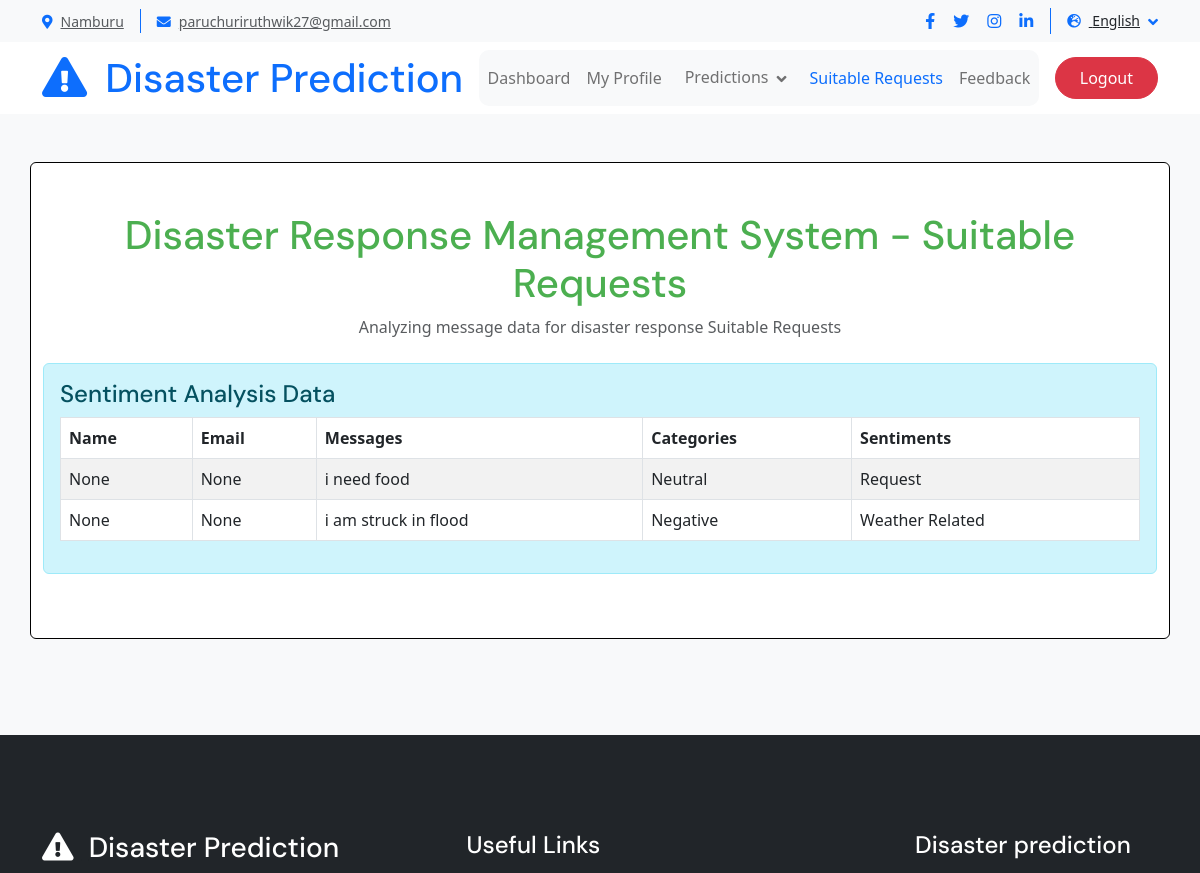
/satiable_requests (upper part), run on an earlier commit of the app's database.
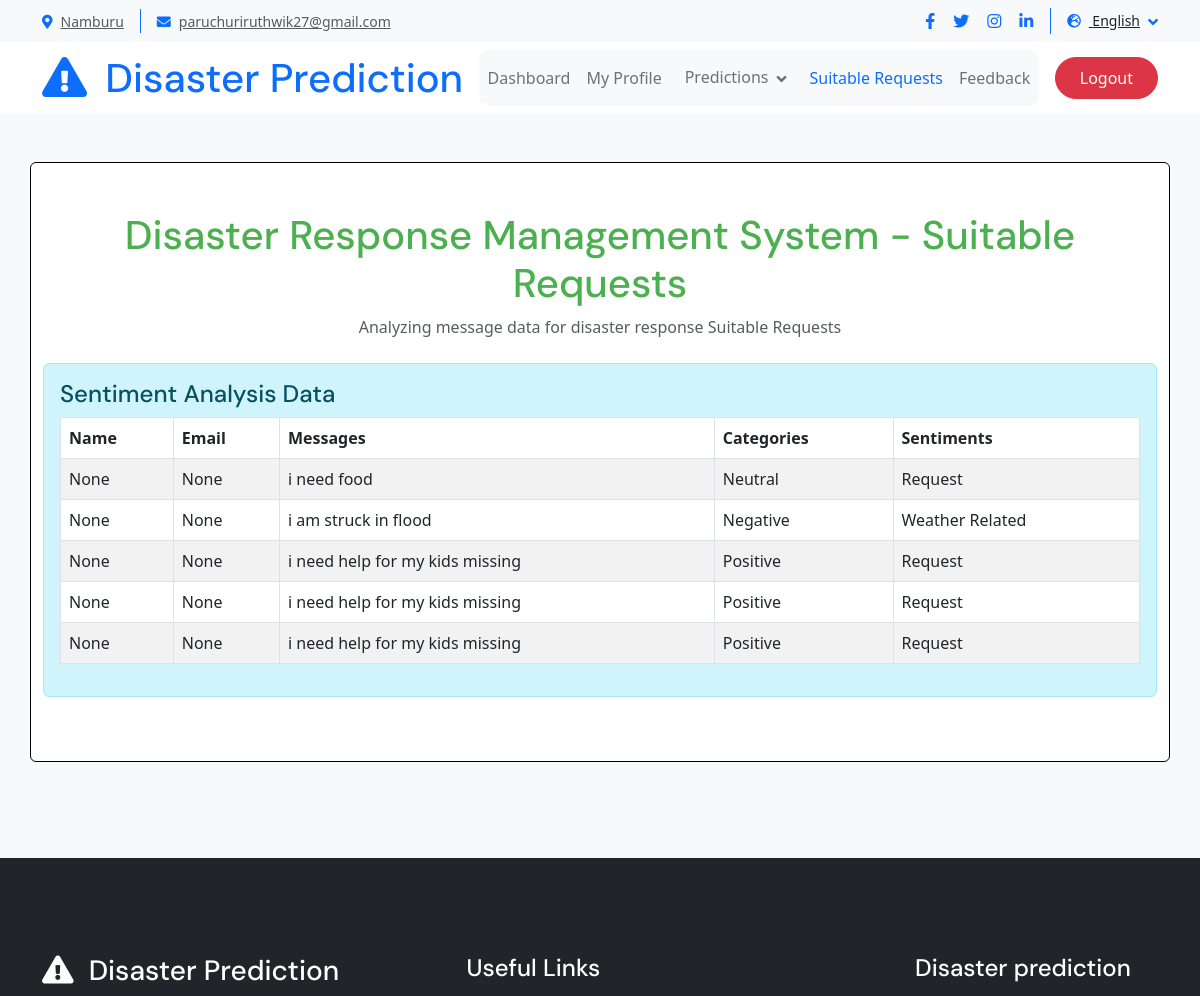
And on a later commit of the database.
### userapp/models.py (models this page shows, shortened)
class SentimentAnalysis(models.Model):
    s_id = models.AutoField(primary_key=True)
    message = models.TextField()
    sentiment = models.CharField(max_length=50)
    category = models.CharField(max_length=50)

### userapp/views.py (the view)
# urls.py: path("satiable_requests",user_views.satiable_requests,name="satiable_requests"),
def satiable_requests(request):
    sentiments = SentimentAnalysis.objects.all()
    user_email = request.session.get("user_email")
    name = request.session.get("name")
    print(f"Session Data - user_email: {user_email}, name: {name}")
    print(f"Session Keys: {request.session.keys()}")  # Print all available session keys
    return render(request, 'user/satiable-requests.html', {
        'sentiments': sentiments,
        'user_email': user_email,
        'name': name
    })

### assets/templates/user/satiable-requests.html (shortened to what this page needs)
{% load static %}
<!DOCTYPE html>
<html lang="en">
<head>
    <link rel="stylesheet" href="https://use.fontawesome.com/releases/v5.15.4/css/all.css"/>
    <link href="https://cdn.jsdelivr.net/npm/bootstrap-icons@1.4.1/font/bootstrap-icons.css" rel="stylesheet">
    <link rel="stylesheet" href="{% static 'user/lib/animate/animate.min.css' %}"/>
    <link rel="stylesheet" href="{% static 'user/lib/lightbox/css/lightbox.min.css' %}">
    <link rel="stylesheet" href="{% static 'user/lib/owlcarousel/assets/owl.carousel.min.css' %}">
    <link rel="stylesheet" href="{% static 'user/css/bootstrap.min.css' %}">
    <link rel="stylesheet" href="{% static 'user/css/style.css' %}">
</head>
<body>
    <div class="container-fluid topbar px-0 px-lg-4 bg-light py-2 d-none d-lg-block">
        <div class="container">
            <div class="row gx-0 align-items-center">
                <div class="col-lg-8 text-center text-lg-start mb-lg-0">
                    <div class="d-flex flex-wrap">
                        <div class="border-end border-primary pe-3">
                            <a href="#" class="text-muted small"><i class="fas fa-map-marker-alt text-primary me-2"></i>Namburu</a>
                        </div>
                        <div class="ps-3">
                            <a href="mailto:example@gmail.com" class="text-muted small"><i class="fas fa-envelope text-primary me-2"></i>paruchuriruthwik27@gmail.com</a>
                        </div>
                    </div>
                </div>
                <div class="col-lg-4 text-center text-lg-end">
                    <div class="d-flex justify-content-end">
                        <div class="d-flex border-end border-primary pe-3">
                            <a class="btn p-0 text-primary me-3" href="#"><i class="fab fa-facebook-f"></i></a>
                            <a class="btn p-0 text-primary me-3" href="#"><i class="fab fa-twitter"></i></a>
                            <a class="btn p-0 text-primary me-3" href="#"><i class="fab fa-instagram"></i></a>
                            <a class="btn p-0 text-primary me-0" href="#"><i class="fab fa-linkedin-in"></i></a>
                        </div>
                        <div class="dropdown ms-3">
                            <a href="#" class="dropdown-toggle text-dark" data-bs-toggle="dropdown"><small><i class="fas fa-globe-europe text-primary me-2"></i> English</small></a>
                        </div>
                    </div>
                </div>
            </div>
        </div>
    </div>
    <div class="container-fluid nav-bar px-0 px-lg-4 py-lg-0">
        <div class="container">
            <nav class="navbar navbar-expand-lg navbar-light">
                <a href="#" class="navbar-brand p-0">
                    <h1 class="text-primary mb-0"><i class="fas fa-exclamation-triangle me-2"></i> Disaster Prediction</h1>
                </a>
                <div class="collapse  navbar-collapse" id="navbarCollapse">
                    <div class="navbar-nav  mx-0 mx-lg-auto ">
                        <a href="{% url 'user_dashboard' %}" class="nav-item nav-link">Dashboard</a>
                        <a href="{% url 'user_profile' %}" class="nav-item nav-link">My Profile</a>
                        <div class="nav-item dropdown">
                            <a href="#" class="nav-link dropdown-toggle " data-bs-toggle="dropdown">Predictions</a>
                        </div>
                        <a href="{% url 'satiable_requests' %}" class="nav-item nav-link active">Suitable Requests</a>
                        <a href="{% url 'feedback' %}" class="nav-item nav-link ">Feedback</a>
                    </div>
                    <div class="d-flex justify-content-end">
                        <a href="{% url 'user_logout' %}" class="btn btn-danger rounded-pill py-2 px-4 ms-3 flex-shrink-0">Logout</a>
                    </div>
                </div>
            </nav>
        </div>
    </div>
    <div class="container-fluid feature bg-light py-5">
        <div class="container rounded bg-white mb-5 border border-black" >
            <div class="row ">
                <!DOCTYPE html>
                <html lang="en">
                <head>
                    <link rel="stylesheet" href="https://cdn.jsdelivr.net/npm/bootstrap@5.3.0/dist/css/bootstrap.min.css">
                </head>
                <body>
                <div class="container mt-5 mb-5">
                    <h1 class="text-center" style="color: #4CAF50;">Disaster Response Management System - Suitable Requests</h1>
                    <p class="text-center text-muted">Analyzing message data for disaster response Suitable Requests</p>
                    <div class="alert alert-info mt-4">
                        <h4>Sentiment Analysis Data</h4>
                        <table class="table table-striped table-bordered">
                            <thead>
                                <tr>
                                    <th><strong>Name</strong></th>
                                    <th><strong>Email</strong></th>
                                    <th><strong>Messages</strong></th>
                                    <th><strong>Categories</strong></th>
                                    <th><strong>Sentiments</strong></th>
                                </tr>
                            </thead>
                            <tbody>
                                {% for entry in sentiments %}
                                    <tr>
                                        <td>{{ name }}</td>
                                        <td>{{ user_email }}</td>
                                        <td>{{ entry.message }}</td>
                                        <td>{{ entry.sentiment }}</td>
                                        <td>{{ entry.category }}</td>
                                    </tr>
                                {% endfor %}
                            </tbody>
                        </table>
                    </div>
                </div>
                </body>
                </html>
            </div>
        </div>
    </div>
    <div class="container-fluid footer py-5 wow fadeIn" data-wow-delay="0.2s">
        <div class="container py-5">
            <div class="row g-5">
                <div class="col-xl-9">
                    <div class="mb-5">
                        <div class="row g-4">
                            <div class="col-md-6 col-lg-6 col-xl-6">
                                <div class="footer-item">
                                    <a href="{% url 'index' %}" class="p-0">
                                        <h3 class="text-white"><i class="fas fa-exclamation-triangle me-2"></i> Disaster Prediction</h3>
                                    </a>
                                </div>
                            </div>
                            <div class="col-md-6 col-lg-6 col-xl-6">
                                <div class="footer-item">
                                    <h4 class="text-white mb-4">Useful Links</h4>
                                </div>
                            </div>
                        </div>
                    </div>
                </div>
                <div class="col-xl-3">
                    <div class="footer-item">
                       <h4 class="text-white mb-4">Disaster prediction</h4>
                    </div>
                </div>
            </div>
        </div>
    </div>
</body>
</html>

### assets/static/user/css/style.css (style rules this page uses)
.btn { font-weight: 600; transition: .5s; }
.topbar .dropdown-toggle::after { border: none; content: "\f107"; font-family: "Font Awesome 5 Free"; font-weight: 600; vertical-align: middle; margin-left: 8px; color: var(--bs-primary); }
.nav-bar { background: var(--bs-white); transition: 1s; }
.navbar .navbar-nav .nav-item .nav-link { padding: 0; }
.navbar .navbar-nav .nav-item { display: flex; align-items: center; padding: 15px; }
.navbar-light .navbar-nav .nav-item:hover, .navbar-light .navbar-nav .nav-item.active, .navbar-light .navbar-nav .nav-item:hover .nav-link, .navbar-light .navbar-nav .nav-item.active .nav-link { color: var(--bs-primary); }
.navbar .dropdown-toggle::after { border: none; content: "\f107"; font-family: "Font Awesome 5 Free"; font-weight: 600; vertical-align: middle; margin-left: 8px; }
@media (min-width: 992px) { .navbar { padding: 20px 0; } }
@media (min-width: 992px) { .navbar .navbar-nav { width: 100%; display: flex; justify-content: center; align-items: center; background: var(--bs-light); border-radius: 10px; } }
.footer { background: var(--bs-dark); }
.footer .footer-item { display: flex; flex-direction: column; }
.footer .footer-item a { line-height: 35px; color: var(--bs-body); transition: 0.5s; }

What changed in the data, as far as the page shows it:
added SentimentAnalysis: name "None", user_email "None", message "i need help for my kids missing", sentiment "Positive", category "Request"
added SentimentAnalysis: name "None", user_email "None", message "i need help for my kids missing", sentiment "Positive", category "Request"
added SentimentAnalysis: name "None", user_email "None", message "i need help for my kids missing", sentiment "Positive", category "Request"
